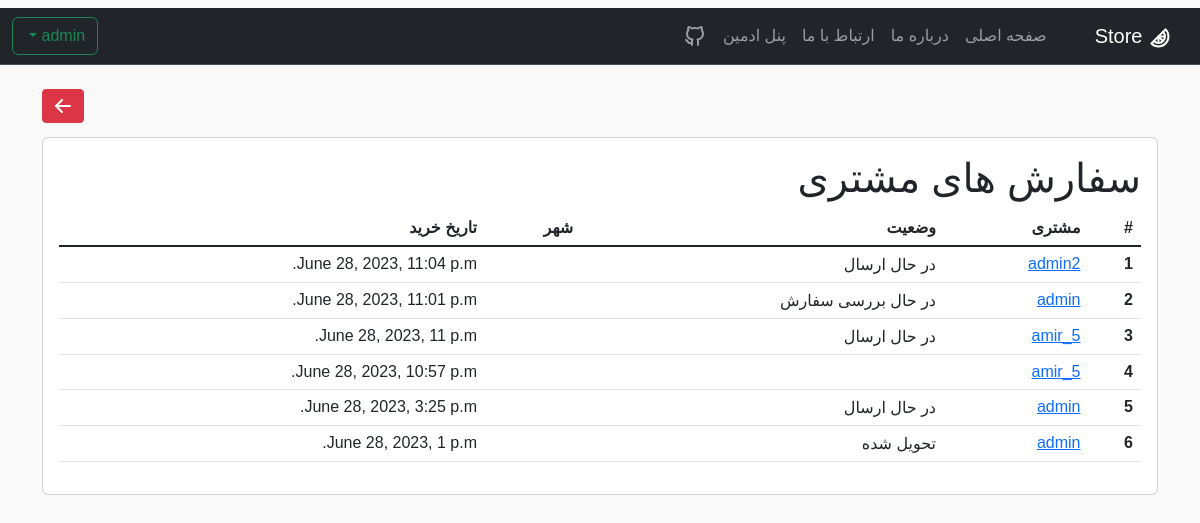
Screenshot of /panel/order_customer/ (signed in) with the database file from the repository.
### carts/models.py (models this page shows, shortened)
class Order(models.Model):
    STATUS_CHOICES = (
        ('در حال بررسی سفارش', 'در حال بررسی سفارش'),
        ('در حال ارسال', 'در حال ارسال'),
        ('تحویل شده', 'تحویل شده'),
    )
    customer = models.ForeignKey(User, on_delete=models.CASCADE, verbose_name='نام کاربر')
    date_order = models.DateTimeField(auto_now_add=True, verbose_name='تاریخ خرید')
    total_price = models.FloatField(blank=True, null=True, verbose_name='قیمت کل')
    status = models.CharField(
        max_length=50,
        choices=STATUS_CHOICES,default='در حال بررسی سفارش')

### accounts/models.py (models this page shows, shortened)
class User(AbstractUser):
    email = models.EmailField(unique=True)
    city = models.ForeignKey(City, on_delete=models.CASCADE, null=True)

### pages/views.py (the view)
# urls.py: path('panel/order_customer/', Panel_AdminOrder.as_view(), name='list_order_customer'),
class Panel_AdminOrder(ListView):
    model = Order
    template_name = 'admin/Order.html'
    context_object_name = 'admin_order'
    ordering = ['-id']
    def dispatch(self, request, *args, **kwargs):
        if not request.user.is_superuser:
            return HttpResponseForbidden("<b><h2>دسترسی ممنوع است</h2></b><h4> .فقط مدیر سایت میتواند وارد شود</h4>")
        return super().dispatch(request, *args, **kwargs)

### templates/admin/Order.html (shortened to what this page needs)
{% extends 'base.html' %}
{% block content %}
<br>
<button type="submit" class="btn btn-danger btn-sm" style="float:left"><a class="nav-link active"
                                                                          href="{% url 'panel_admin' %}">
</a></button>
<br>
<br>
<div class="card">
    <div class="card-body">
        <h1>سفارش های مشتری</h1>
        <table class="table">
            <thead>
            <tr>
                <th scope="col">#</th>
                <th scope="col">مشتری</th>
                <th scope="col">وضعیت</th>
                <th scope="col">شهر</th>
                <th scope="col">تاریخ خرید</th>
            </tr>
            </thead>
            <tbody class="table-group-divider">
            {% for or in admin_order %}
            <tr>
                <th scope="row">{{ forloop.counter }}</th>
                <td><a href="{% url 'Det_order' or.pk %}">{{ or.customer }}</a></td>
                <td>{{ or.status }}</td>
                <td>{{ or.city }}</td>
                <td>{{ or.date_order }}</td>
            </tr>
            {% endfor %}
            </tbody>
        </table>
    </div>
</div>
{% endblock %}

### static/css/web_css.css (style rules this page uses)
.body { font-family: Vazirmatn, sans-serif; background-color: #f9f9f9; }

### rows the page displays
Order: customer "admin2", status "در حال ارسال", date_order "June 28, 2023, 11:04 p.m."
Order: customer "admin", status "در حال بررسی سفارش", date_order "June 28, 2023, 11:01 p.m."
Order: customer "amir_5", status "در حال ارسال", date_order "June 28, 2023, 11 p.m."
Order: customer "amir_5", date_order "June 28, 2023, 10:57 p.m."
Order: customer "admin", status "در حال ارسال", date_order "June 28, 2023, 3:25 p.m."
Order: customer "admin", status "تحویل شده", date_order "June 28, 2023, 1 p.m."
